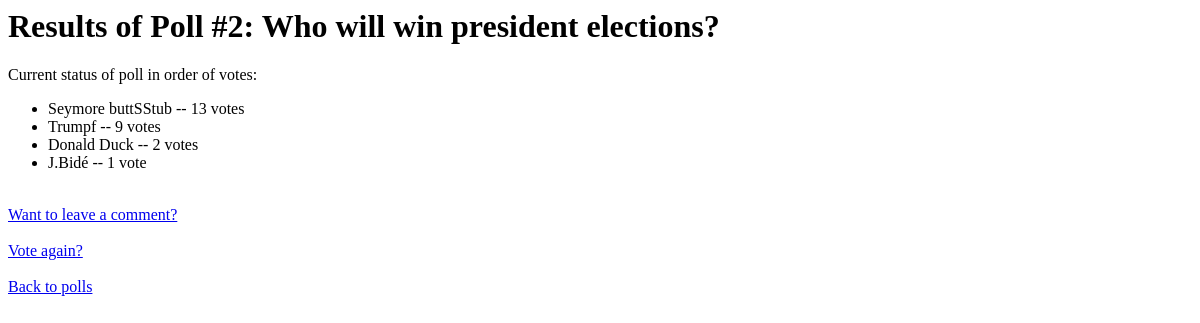
Before: /polls/2/results/ with the older database file.
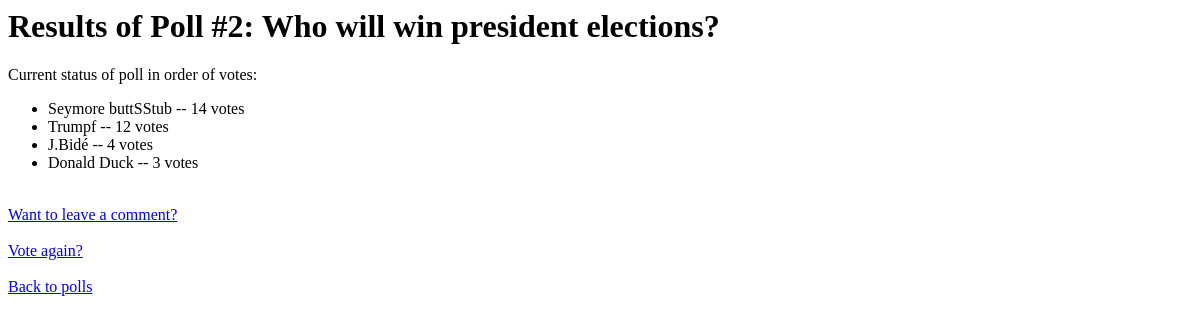
After: the same page with the newer database file.
### polls/models.py (models this page shows, shortened)
class Choice(models.Model):
    question = models.ForeignKey(Question, on_delete=models.CASCADE)
    choice_text = models.CharField(max_length=200)
    votes = models.IntegerField(default=0)

### polls/views.py (the view)
# urls.py: path('<int:pk>/results/', views.ResultsView.as_view(), name='results'),
class ResultsView(generic.DetailView):
    model = Question
    template_name = 'polls/results.html'

### polls/templates/polls/results.html (shortened to what this page needs)
<h1>Results of Poll #{{ question.id }}: {{ question.question_text }}</h1>
Current status of poll in order of votes:
<ul>
{% for choice in question.choice_set.all|dictsortreversed:"votes" %}
    <li>{{ choice.choice_text }} -- {{ choice.votes }} vote{{ choice.votes|pluralize }}</li>
{% endfor %}
</ul>
<a href="{% url 'polls:leave_comment' question.id %}">Want to leave a comment?</a>
<a href="{% url 'polls:detail' question.id %}">Vote again?</a>
<a href="{% url 'polls:index' %}">Back to polls</a>

Changed rows visible on the page:
changed Choice "Seymore buttSStub": votes "13" → "14"
changed Choice "Trumpf": votes "9" → "12"
changed Choice "J.Bidé": votes "1" → "4"; moves up the list
changed Choice "Donald Duck": votes "2" → "3"
